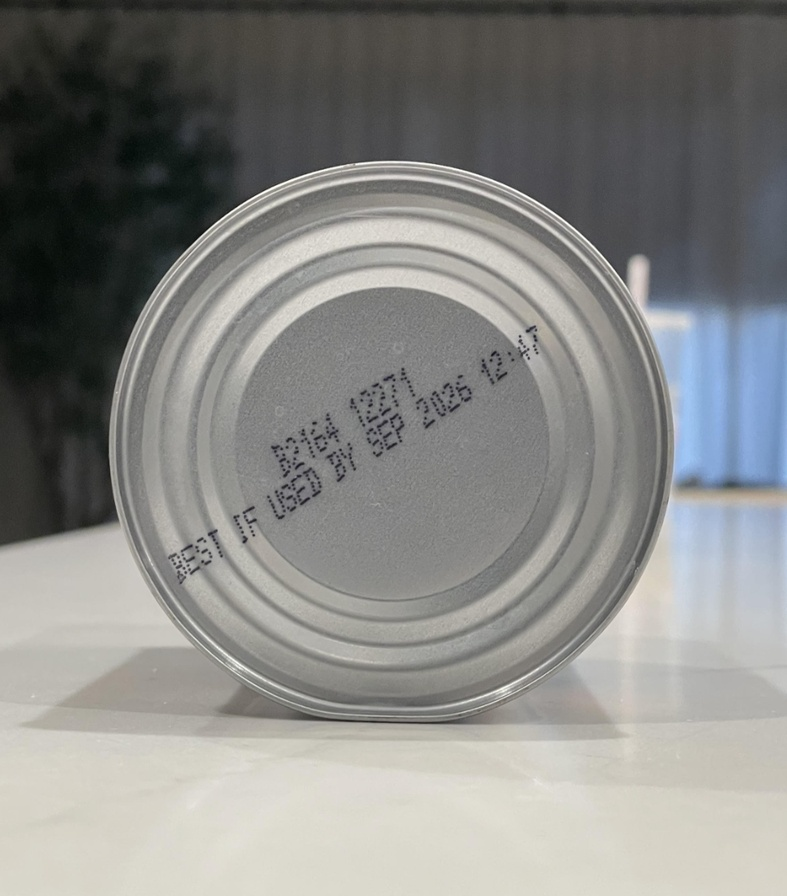
#> input picture Can.jpg, 787 x 896 px, shrunk from 984 x 1120 before the run
$ python main.py
#> lines starting #> are read from the running program, lines starting #| are printed output that depends on the picture; after the words box and inside, x2 and y2 are one past the last pixel; in counts of white or black regions, pixels touching at a corner belong together
# IMPORT NUMPY AND CV2
import numpy # importing numpy, an array library that allows video data to be stored in arrays
import cv2 # importing opencv-python, an image processing library that allows functions such as blur, cropping, etc.

# IMAGE = CAN.JPG
image = cv2.imread("Can.jpg") # loads image
#> image is the input picture: shape (896, 787, 3); mean B, G, R 132.6, 135.3, 134.9

# BLACK AND WHITE = IMAGE, BGR2GRAY
bw = cv2.cvtColor(image, cv2.COLOR_BGR2GRAY) # converts it to grayscale
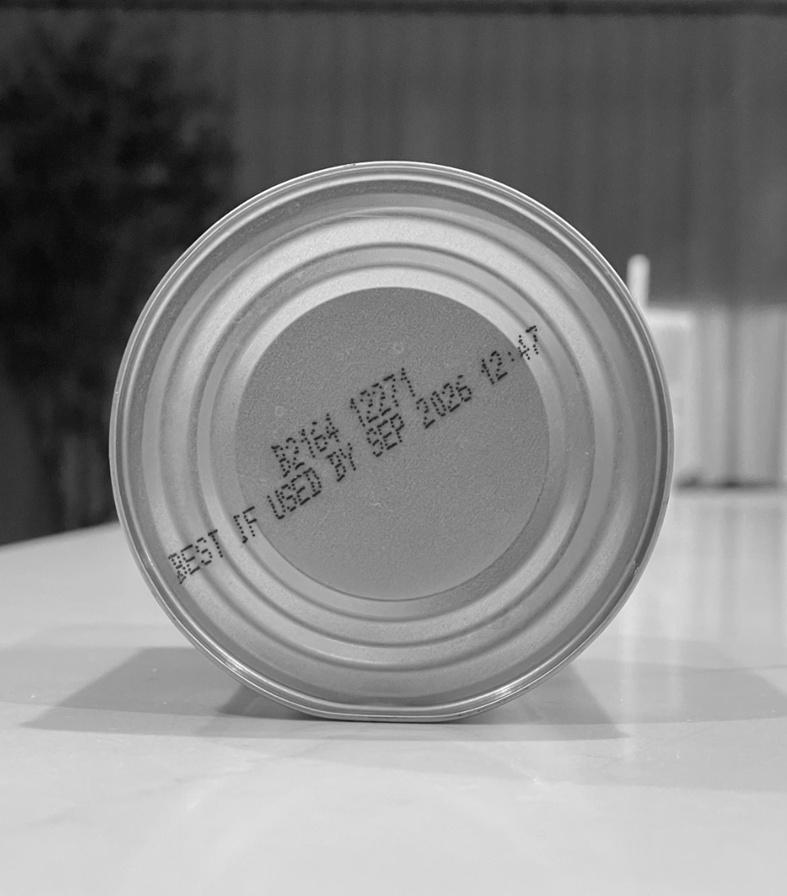
#> bw: shape (896, 787); min 7, max 255, mean 134.9

# DETECTED = BW.HOUGHCIRCLES
detected = cv2.HoughCircles(bw, cv2.HOUGH_GRADIENT, 1.2, 100) # detects circles
#> detected = [[390.6, 442.2, 268.2], [461.4, 534.6, 168.1], [377.4, 324.6, 163.4], [361.8, 545.4, 176.5], [473.4, 369, 172.1], [263.4, 375, 138.1], [527.4, 454.2, 145.8]]

# IF CIRCLES DETECTED IS NOT 0
if detected is not None: # makes sure that it detected at least one

	# CIRCLES = NUMPY DETECTED
	circles = numpy.uint16(numpy.around(detected)) # converts circles to x, y, and radius parameters
#> circles = [[391, 442, 268], [461, 535, 168], [377, 325, 163], [362, 545, 177], [473, 369, 172], [263, 375, 138], [527, 454, 146]]

	# FOR PARAMETER IN CIRCLES
	for parameter in circles[0, :]: # iterating through all circles' detected parameters

		# X = PARAM 0, Y = PARAM 1, R = PARAM 2
		x, y, r = parameter[0], parameter[1], parameter[2] # setting x, y, and radius to the respective parameters

		# DRAW CIRCLE RADIUS = R
		cv2.circle(image, (x, y), r, (150, 255, 0), 7) # args: image, coordinates, radius, color, stroke

		# DRAW CIRCLE RADIUS = 1
		cv2.circle(image, (x, y), 1, (0, 0, 255), 10) # drawing a circle with a radius of 1 (dot) at same coordinates

		# IMSHOW WINDOW
		cv2.imshow("circle", image) # creating window called circle that displays output image
		cv2.waitKey(0)
#> this loop made 7 passes
#> pass 1, `cv2.imshow("circle", image)`:
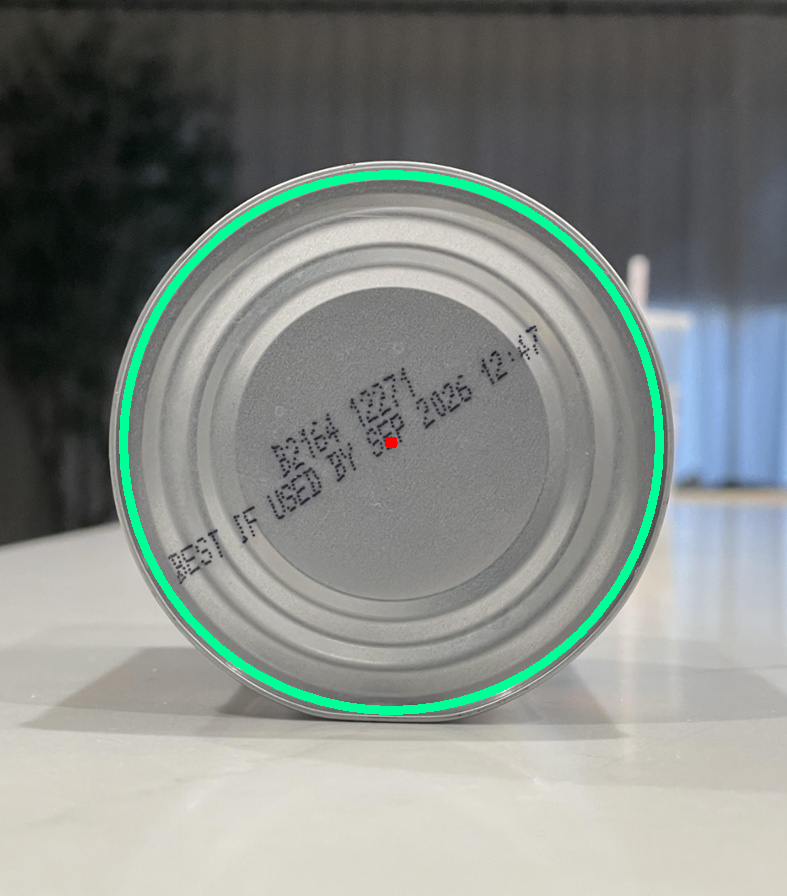
#> window 'circle': shape (896, 787, 3); mean B, G, R 132.7, 137.5, 131.8
#> pass 2, `cv2.imshow("circle", image)`:
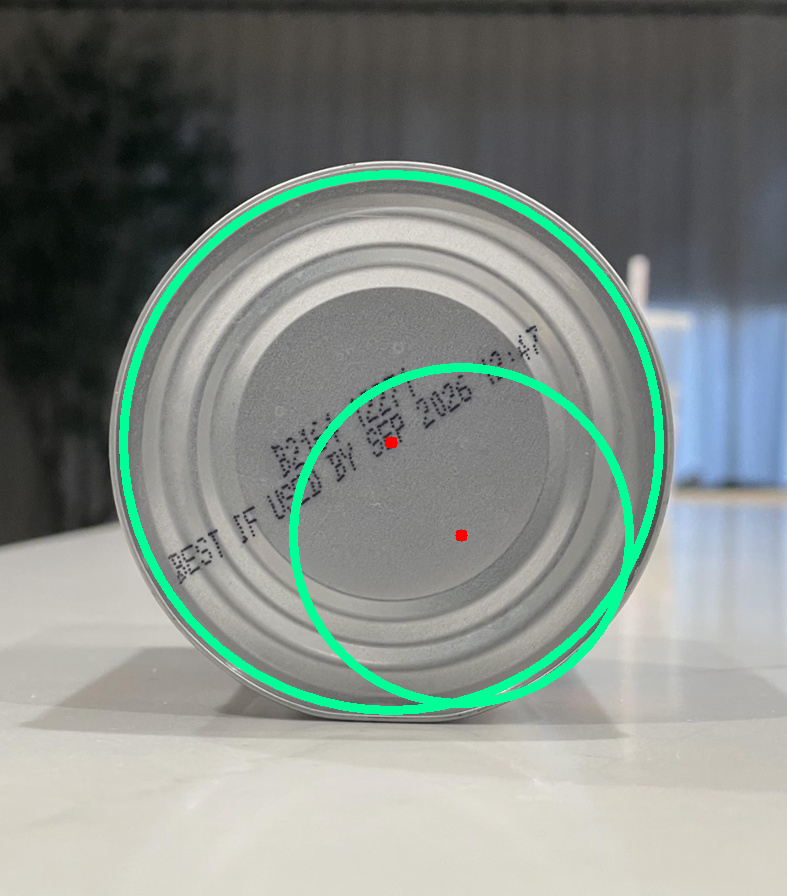
#> window 'circle': shape (896, 787, 3); mean B, G, R 133, 139.1, 130.1
#> after the loop:
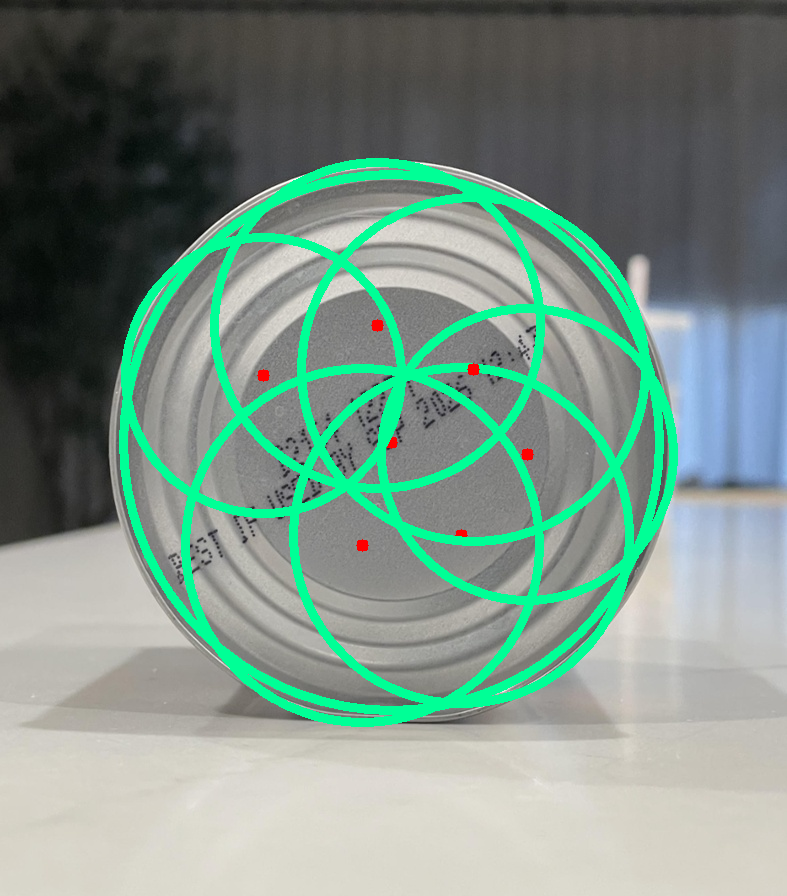
#> image: shape (896, 787, 3); 9.05% of pixels changed, all inside (x1, y1, x2, y2) = (119, 158, 678, 727)
